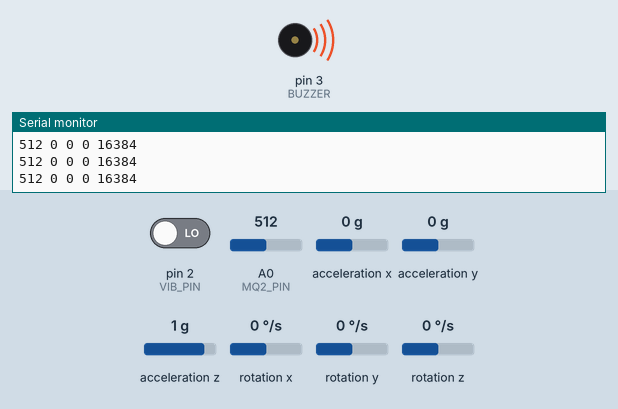
Bench run of a sketch on a simulated Arduino Uno, built with avr-gcc and run on an emulated ATmega328P. Parts: buzzer (waves = sounding, pin HIGH), the last lines printed to the serial monitor. The inputs (shaded band) are chosen by the test bench; at power-on: A0 (MQ2_PIN) = 512, pin 2 (VIB_PIN) LOW, acceleration x 0 g, acceleration y 0 g, acceleration z 1 g, rotation x 0 °/s, rotation y 0 °/s, rotation z 0 °/s.

Above: at 1.2 s.
1.3 s: A0 (MQ2_PIN) set to 315
2.8 s: A0 (MQ2_PIN) set to 289
At 3.9 s:
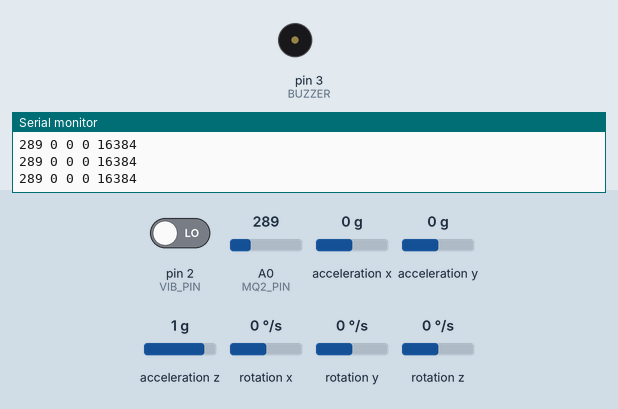
4.3 s: pin 2 (VIB_PIN) driven HIGH
At 5.2 s:
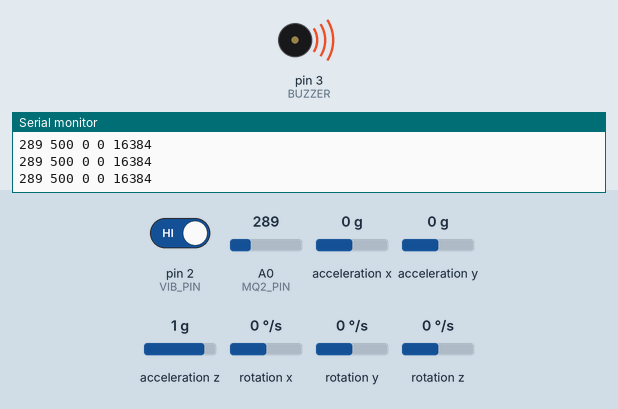
Timing chart, 0 to 7.3 s (numbered marks = the images above; inputs shaded):
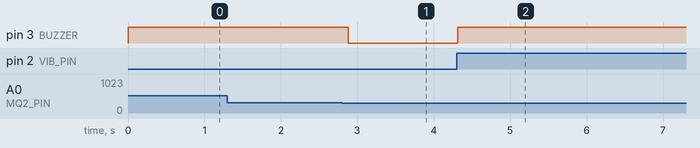

Measured:
- the behaviour switches between 301 and 300 on A0 (MQ2_PIN) (found by bisection; images 0 and 1)
- after the input at 2.8 s, pin 3 (BUZZER): HIGH → LOW after 0.08 s
- after the input at 4.3 s, pin 3 (BUZZER): LOW → HIGH at once

The sketch:

c_s_h_f_u_i.ino
```cpp
#include <Wire.h>
#include <MPU6050.h>

#define VIB_PIN 2
#define MQ2_PIN A0
#define BUZZER 3

MPU6050 mpu;

void setup() {
  Serial.begin(9600);

  pinMode(VIB_PIN, INPUT);
  pinMode(BUZZER, OUTPUT);

  Wire.begin();
  mpu.initialize();
}

void loop() {

  int vibration = digitalRead(VIB_PIN);
  int gasValue = analogRead(MQ2_PIN);

  int16_t ax, ay, az;
  mpu.getAcceleration(&ax, &ay, &az);

  // 🚨 ALERT LOGIC
  if (gasValue > 300 || vibration == 1 || abs(ax) > 8000) {
    digitalWrite(BUZZER, HIGH);
  } else {
    digitalWrite(BUZZER, LOW);
  }

  // 📊 SERIAL PLOTTER FORMAT
  Serial.print(gasValue);
  Serial.print(" ");
  Serial.print(vibration * 500);   // scale for visibility
  Serial.print(" ");
  Serial.print(ax);
  Serial.print(" ");
  Serial.print(ay);
  Serial.print(" ");
  Serial.println(az);

  delay(100);
}
```
